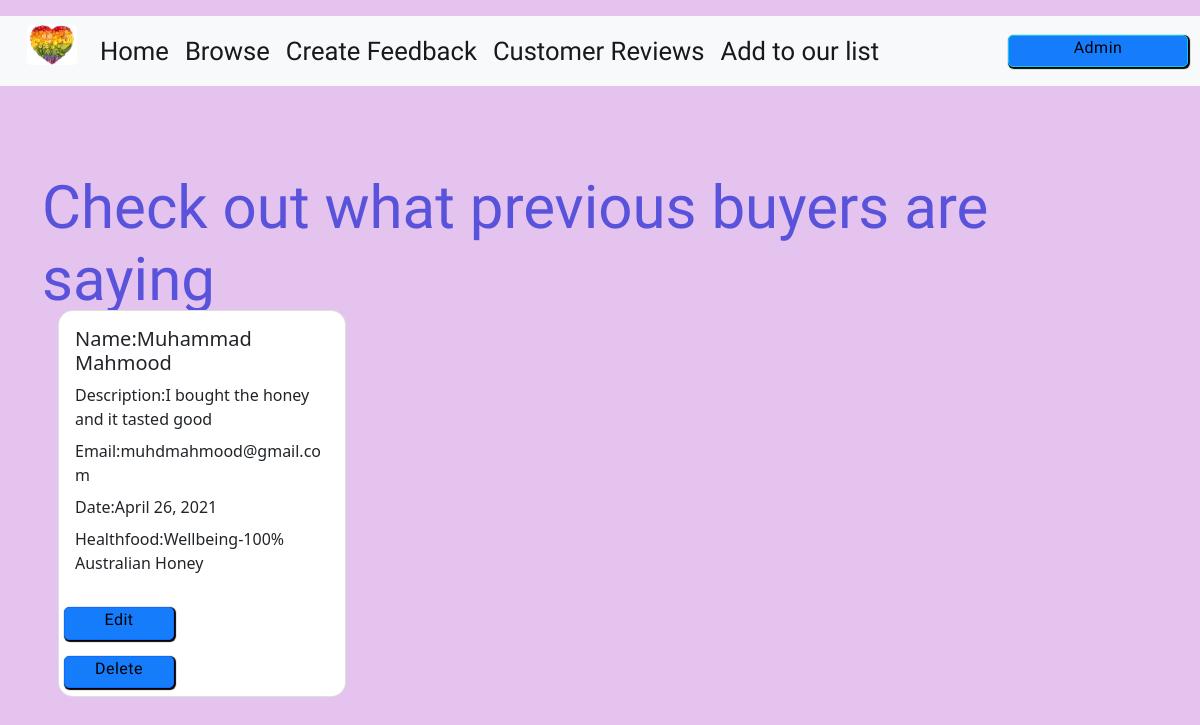
Before: /reviews/ (signed in) with the older database file.
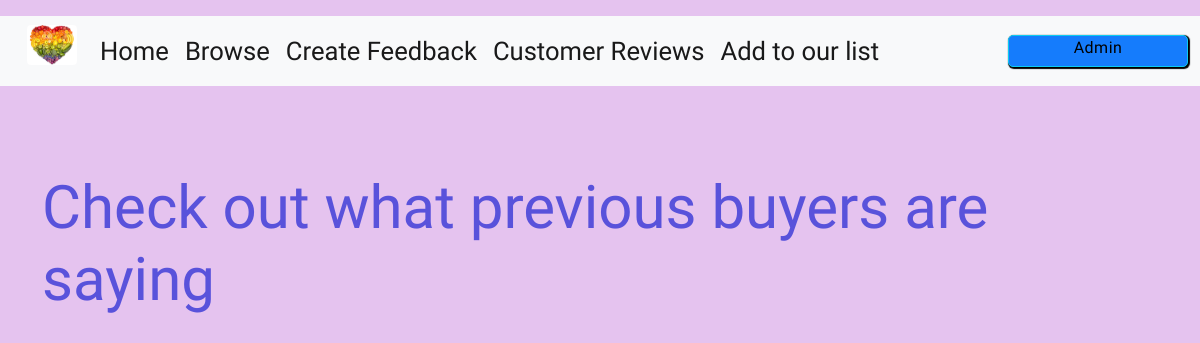
After: the same page with the newer database file.
### reviews/models.py (models this page shows, shortened)
class reviews(models.Model):
    name = models.CharField(blank=False, max_length=255)
    Email = models.EmailField(blank=False, max_length=320)
    date = models.DateField(default=datetime.date.today)
    reviews = models.TextField(blank=False)
    healthfood = models.ForeignKey(healthfood, on_delete=models.CASCADE)

### healthfood/models.py (models this page shows)
class healthfood(models.Model):
    title = models.CharField(blank=False, max_length=255)
    ingredients = models.CharField(blank=False, max_length=255)
    country = models.CharField(blank=False, max_length=255)
    description = models.TextField(blank=False)
    image = ImageField(blank=True, manual_crop="")
    maker = models.ForeignKey(Maker, on_delete=models.CASCADE)
    serving = models.TextField(blank=False)
    nutrition_carbs = models.CharField(blank=False, max_length=255)
    nutrition_protein = models.CharField(blank=False, max_length=255)
    nutrition_fats = models.CharField(blank=False, max_length=255)
    def __str__(self):
        return self.title

### reviews/views.py (the view)
# urls.py: path('', healthfood.views.index, name="show_landing_route"),
@login_required
def index(request):
    all_reviews = reviews.objects.all()
    return render(request, 'reviews/index-template.html', {
        'reviews': all_reviews
    })

### reviews/templates/reviews/index-template.html
{% extends 'base.template.html' %}
{% load static %}
{%block content%}
<h1>Check out what previous buyers are saying</h1>
<div style="display:flex;flex-wrap:wrap">
    {%for reviews in reviews %}
    <div class="card m-3" style="width:18rem;">
        <div class="card-body">
            <h5 class="card-title"> Name:{{reviews.name}}</h5>
            <p class="card-title"> Description:{{reviews.reviews}}</p>
            <p class="card-title"> Email:{{reviews.Email}}</p>
            <p class="card-title"> Date:{{reviews.date}}</p>
            <p class="card-title"> Healthfood:{{reviews.healthfood}}</p>
        </div>
        <a href="{% url 'update_reviews_route' reviews_id=reviews.id %}"
            class="btn btn-primary btn-sm mb-2 mt-2">Edit</a>
        <a href="{% url 'delete_reviews_route' reviews_id=reviews.id %}" .
            class="btn btn-primary btn-sm mb-2 mt-2">Delete</a>
    </div>
    {%endfor%}
</div>
{%endblock%}

### templates/base.template.html (shortened to what this page needs)
{% load static %}
{% load crispy_forms_tags %}
<!doctype html>
<html lang="en">
<head>
    <link href="https://cdn.jsdelivr.net/npm/bootstrap@5.0.0-beta3/dist/css/bootstrap.min.css" rel="stylesheet"
>
    <link rel="stylesheet" href="{% static '/css/style.css' %}" />
</head>
<header>
    <nav class="navbar navbar-expand-lg navbar-light bg-light mt-3 mb-3">
        <div class="container-fluid">
            <div class="collapse navbar-collapse" id="navbarSupportedContent">
                <ul class="navbar-nav me-auto mb-2 mb-lg-0">
                    <a href="/"><img src="/static/images/healthy.jpeg" alt="food" width="50" height="40"
                            class="rounded icon"></a>
                    <li class="nav-item">
                        <a class="nav-link active" aria-current="page" href="/ ">Home</a>
                    </li>
                    <li class="nav-item">
                        <a class="nav-link active" aria-current="page" href="/healthfood/">Browse</a>
                    </li>
                    <li class="nav-item">
                        <a class="nav-link active" href="/reviews/create/">Create Feedback</a>
                    </li>
                    <li class="nav-item">
                        <a class="nav-link active" href="/reviews/">Customer Reviews</a>
                    </li>
                    <li class="nav-item">
                        <a class="nav-link active" href="/healthfood/create/">Add to our list</a>
                    </li>
                </ul>
                <a href="/admin" class="btn btn-info btn-sm mb-2 mt-2"> Admin</a>
    </nav>
</header>
<body>
    <div class="container">
        {%block content%}
        {%endblock%}
    </div>
</body>
</html>

### static/css/style.css (style rules this page uses)
body { background-color: #E5C3EF; }
nav ul a { font-size: 1.6rem; color: #fff; display: block; padding: 0 15px; cursor: pointer; }
a.btn.btn-info { text-decoration: none; color: black; background-color: #157cfc; text-align: center; letter-spacing: .5px; -webkit-transition: background-color .2s ease-out; transition: background-color .2s ease-out; cursor: pointer; width: 180px; height: 32.33px; font-size: 16px; border-radius: 5px; vertical-align: middle; padding: 0px 20px 7px 20px; box-shadow: 1px 1px 1px 1px black; margin-left: 5px; font-family: 'Original Surfer', cursive; }
h1 { font-family: 'Original Surfer', cursive; font-size: 60px; position: relative; color: #5952DB; top: 70px; }
a.nav-link.active { font-family: 'Original Surfer', cursive; color: blue; }

Changed rows visible on the page:
removed reviews: name "Muhammad Mahmood", reviews "I bought the honey and it tasted good", Email "muhdmahmood@gmail.com", date "April 26, 2021", healthfood "Wellbeing-100% Australian Honey"
